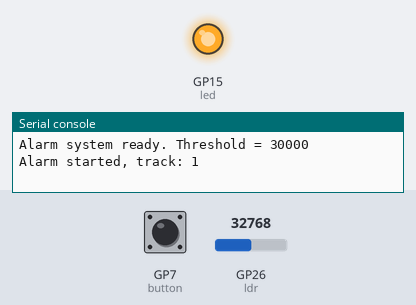
This program was run on a simulated Raspberry Pi Pico running MicroPython. On the bench: output pins drawn as LEDs (lit = HIGH), the last lines printed to the serial console. Inputs (shaded band) come from the test bench; at power-on: GP7 (button) HIGH, GP26 (ldr) = 32768 (analog values on the 0–65535 scale). Random numbers come from a fixed seed; the clock reads 2024-03-15 10:24:30 at power-on unless the program sets it; audio playback is drawn as a buzzer.

Above: at 1.2 s.
1.3 s: GP7 (button) pulled LOW for 1.2 s
At 2.4 s:
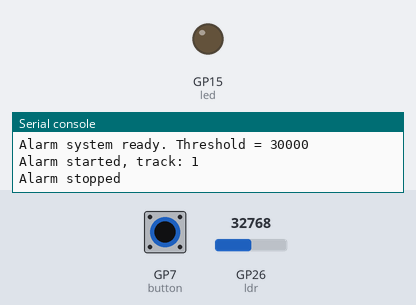
Timing chart, 0 to 4.3 s (numbered marks = the images above; inputs shaded):
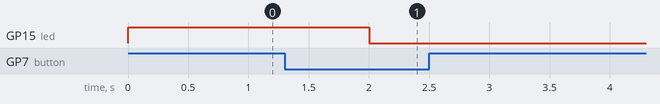

The program:

main.py
```python
"""
Rise&Pico - Light-Triggered Wake-Up Alarm
Raspberry Pi Pico W + DFPlayer Mini + LDR

"""

from machine import Pin, ADC, UART
import time
import random


light_threshold = 30000          # ADC raw value (0-65535). Tune this by testing at your window.
volume_min = 6                   # DFPlayer volume
volume_max = 30
volume_increase_interval = 10     # seconds between volume increases
rearm_time = 300                 # 5 minutes
sound = [1, 2, 3]                # 0001.mp3, 0002.mp3, 0003.mp3 on the SD card


ldr = ADC(Pin(26))
button = Pin(7, Pin.IN, Pin.PULL_UP)   # pressed = LOW
led = Pin(15, Pin.OUT)

# DFPlayer
uart = UART(1, baudrate=9600, tx=Pin(4), rx=Pin(5))

#DFPlayer command
def df_send(cmd, param1=0, param2=0):
    packet = bytearray([0x7E, 0xFF, 0x06, cmd, 0x00, param1, param2, 0x00, 0x00, 0xEF])
    checksum = 0 - sum(packet[1:7])
    packet[7] = (checksum >> 8) & 0xFF
    packet[8] = checksum & 0xFF
    uart.write(packet)

def df_set_volume(vol):
    vol = max(0, min(30, vol))      # protects the DFPlayer from invalid volume values
    df_send(0x06, 0x00, vol)

def df_play_track(track):
    df_send(0x03, 0x00, track)

def df_stop():
    df_send(0x16, 0x00, 0x00)


alarm_active = False
armed = True            #  alarm is ready to start when it becomes bright
dark_since = None

def read_light():
    return ldr.read_u16()

def button_pressed():
    return button.value() == 0

def start_alarm():
    global alarm_active
    alarm_active = True
    led.value(1)
    df_set_volume(volume_min)
    track = random.choice(sound)
    df_play_track(track)
    print("Alarm started, track:", track)

def stop_alarm():
    global alarm_active, armed
    alarm_active = False
    armed = False
    led.value(0)
    df_stop()
    print("Alarm stopped")


def main():
    global armed, dark_since
    current_volume = volume_min
    last_time_volume_increased = time.time()

    print("Alarm system ready. Threshold =", light_threshold)

    while True:
        light = read_light()
        is_bright = light > light_threshold

        # Track how long it's been dark, to re-arm the alarm after 5 minutes
        if not is_bright:
            if dark_since is None:
                dark_since = time.time()
            elif not armed and (time.time() - dark_since) > rearm_time:
                armed = True
                print("Re-armed after darkness")
        else:
            dark_since = None

        if alarm_active:
            # Check for button press
            if button_pressed():
                stop_alarm()
            else:
                # Increase volume up over time
                now = time.time()
                if now - last_time_volume_increased >= volume_increase_interval and current_volume < volume_max:
                    current_volume += 2     # increase volume by two
                    df_set_volume(current_volume)
                    last_time_volume_increased = now
                    print("Volume ->", current_volume)
        else:
            if is_bright and armed:
                current_volume = volume_min
                last_time_volume_increased = time.time()
                start_alarm()

        time.sleep(1)

main()
```

Measured:
- after the input at 1.3 s, GP15 (led): HIGH → LOW after 0.70 s
